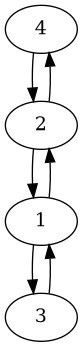

Generate this figure with Python:
"""
Implementation of a double linked list in Python.
 
File: doubleLinkedList.py
Author: Anthony Bañon
Created: 2025-06-11
Last Updated: 2025-06-11
"""

from graphviz import Digraph
import os

class Node:
    def __init__(self, data):
        self.data = data
        self.next = None
        self.former = None

class LinkedList:
    def __init__(self):
        self.head = None
        self.size = 0

    def append(self, data):
        new_node = Node(data)
        if not self.head:
            self.head = new_node
        else:
            current = self.head
            while current.next:
                current = current.next
            current.next = new_node
            new_node.former = current
        self.size += 1

    def show(self):
        current = self.head
        while current:
            print(current.data, end=" <-> ")
            current = current.next
        print("None")

    def delete(self, data):
        current = self.head
        while current and current.data != data:
            current = current.next
        if not current:
            print("Element not found")
            return False
        if current.former:
            current.former.next = current.next
        else:
            self.head = current.next
        if current.next:
            current.next.former = current.former
        self.size -= 1
        return True

    def search(self, data):
        current = self.head
        while current:
            if current.data == data:
                print("Element found")
                return current
            current = current.next
        print("Element not found")
        return None

    def draw(self, filename="doubleLinkedList"):
        dot = Digraph(comment="Double Linked List")

        current = self.head
        index = 0
        nodes = []

        # Create nodes
        while current:
            node_name = f"node{index}"
            dot.node(node_name, str(current.data))
            nodes.append((node_name, current))
            current = current.next
            index += 1

        # Create bidirectional edges
        for i in range(len(nodes) - 1):
            dot.edge(nodes[i][0], nodes[i + 1][0], constraint='true')
            dot.edge(nodes[i + 1][0], nodes[i][0], constraint='true')

        output_path = os.path.join(os.path.abspath(os.path.dirname(__file__)), filename)
        dot.render(output_path, format='png', cleanup=True)
        print(f"Diagram saved as {output_path}.png")

if __name__ == "__main__":
    double_list = LinkedList()
    double_list.append(4)
    double_list.append(2)
    double_list.append(1)
    double_list.append(3)

    print("Initial list:")
    double_list.show()
    print("Size of the list:", double_list.size)

    double_list.draw("doubleLinkedList")

    print("\nDeleting 2 from the list...")
    double_list.delete(2)

    print("List after deletion:")
    double_list.show()
    print("Size of the list:", double_list.size)

    print("\nSearching for element 4...")
    result = double_list.search(4)
    if result:
        print("Next of 4 is:", result.next.data if result.next else "None")
